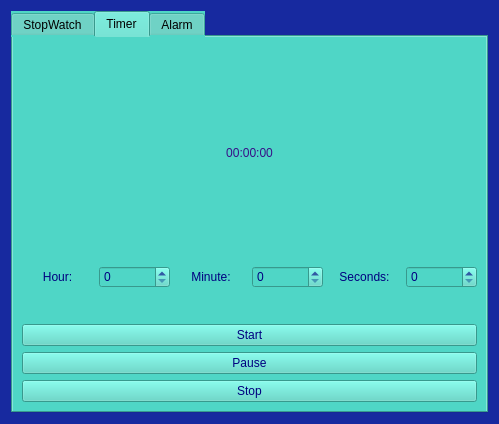
<?xml version="1.0" encoding="UTF-8"?>
<ui version="4.0">
 <class>Timer</class>
 <widget class="QWidget" name="Timer">
  <property name="geometry">
   <rect>
    <x>0</x>
    <y>0</y>
    <width>499</width>
    <height>424</height>
   </rect>
  </property>
  <property name="windowTitle">
   <string>Timer</string>
  </property>
  <property name="styleSheet">
   <string notr="true">background-color: rgb(23, 41, 159);</string>
  </property>
  <layout class="QGridLayout" name="gridLayout">
   <item row="0" column="1">
    <widget class="QTabWidget" name="tabWidget">
     <property name="styleSheet">
      <string notr="true">background-color: rgb(79, 214, 198);</string>
     </property>
     <property name="currentIndex">
      <number>1</number>
     </property>
     <widget class="QWidget" name="tab">
      <attribute name="title">
       <string>StopWatch</string>
      </attribute>
      <layout class="QGridLayout" name="gridLayout_3">
       <item row="0" column="0">
        <layout class="QVBoxLayout" name="verticalLayout">
         <item>
          <widget class="QLabel" name="lbl_stopwatch">
           <property name="styleSheet">
            <string notr="true">font: 36pt &quot;Comic Sans MS&quot;;
color: rgb(55, 17, 135);</string>
           </property>
           <property name="text">
            <string>00:00:00</string>
           </property>
           <property name="alignment">
            <set>Qt::AlignCenter</set>
           </property>
          </widget>
         </item>
         <item>
          <widget class="QScrollArea" name="scrollArea">
           <property name="widgetResizable">
            <bool>true</bool>
           </property>
           <widget class="QWidget" name="scrollAreaWidgetContents">
            <property name="geometry">
             <rect>
              <x>0</x>
              <y>0</y>
              <width>453</width>
              <height>137</height>
             </rect>
            </property>
            <layout class="QGridLayout" name="gridLayout_2">
             <item row="0" column="0">
              <layout class="QVBoxLayout" name="vl"/>
             </item>
            </layout>
           </widget>
          </widget>
         </item>
         <item>
          <widget class="QPushButton" name="btn_stopwatch_start">
           <property name="styleSheet">
            <string notr="true">color: rgb(0, 0, 127);
font: 12pt &quot;Comic Sans MS&quot;;</string>
           </property>
           <property name="text">
            <string>Start</string>
           </property>
          </widget>
         </item>
         <item>
          <widget class="QPushButton" name="btn_stopwatch_save">
           <property name="styleSheet">
            <string notr="true">color: rgb(0, 0, 127);
font: 12pt &quot;Comic Sans MS&quot;;</string>
           </property>
           <property name="text">
            <string>Save</string>
           </property>
          </widget>
         </item>
         <item>
          <widget class="QPushButton" name="btn_stopwatch_pause">
           <property name="styleSheet">
            <string notr="true">color: rgb(0, 0, 127);
font: 12pt &quot;Comic Sans MS&quot;;</string>
           </property>
           <property name="text">
            <string>Pause</string>
           </property>
          </widget>
         </item>
         <item>
          <widget class="QPushButton" name="btn_stopwatch_stop">
           <property name="styleSheet">
            <string notr="true">color: rgb(0, 0, 127);
font: 12pt &quot;Comic Sans MS&quot;;</string>
           </property>
           <property name="text">
            <string>Stop</string>
           </property>
          </widget>
         </item>
        </layout>
       </item>
      </layout>
     </widget>
     <widget class="QWidget" name="tab_2">
      <attribute name="title">
       <string>Timer</string>
      </attribute>
      <layout class="QGridLayout" name="gridLayout_4">
       <item row="0" column="0">
        <layout class="QVBoxLayout" name="verticalLayout_2">
         <item>
          <widget class="QLabel" name="lbl_timer">
           <property name="styleSheet">
            <string notr="true">font: 36pt &quot;Comic Sans MS&quot;;
color: rgb(55, 17, 135);</string>
           </property>
           <property name="text">
            <string>00:00:00</string>
           </property>
           <property name="alignment">
            <set>Qt::AlignCenter</set>
           </property>
          </widget>
         </item>
         <item>
          <layout class="QHBoxLayout" name="horizontalLayout">
           <property name="bottomMargin">
            <number>30</number>
           </property>
           <item>
            <widget class="QLabel" name="label_2">
             <property name="styleSheet">
              <string notr="true">color: rgb(0, 0, 127);
font: 12pt &quot;Comic Sans MS&quot;;</string>
             </property>
             <property name="text">
              <string>Hour:</string>
             </property>
             <property name="alignment">
              <set>Qt::AlignCenter</set>
             </property>
            </widget>
           </item>
           <item>
            <widget class="QSpinBox" name="sp_h">
             <property name="styleSheet">
              <string notr="true">color: rgb(0, 0, 127);
font: 10pt &quot;Comic Sans MS&quot;;</string>
             </property>
            </widget>
           </item>
           <item>
            <widget class="QLabel" name="label_3">
             <property name="styleSheet">
              <string notr="true">color: rgb(0, 0, 127);
font: 12pt &quot;Comic Sans MS&quot;;</string>
             </property>
             <property name="text">
              <string>Minute:</string>
             </property>
             <property name="alignment">
              <set>Qt::AlignCenter</set>
             </property>
            </widget>
           </item>
           <item>
            <widget class="QSpinBox" name="sp_m">
             <property name="styleSheet">
              <string notr="true">color: rgb(0, 0, 127);
font: 10pt &quot;Comic Sans MS&quot;;</string>
             </property>
            </widget>
           </item>
           <item>
            <widget class="QLabel" name="label_4">
             <property name="styleSheet">
              <string notr="true">color: rgb(0, 0, 127);
font: 12pt &quot;Comic Sans MS&quot;;</string>
             </property>
             <property name="text">
              <string>Seconds:</string>
             </property>
             <property name="alignment">
              <set>Qt::AlignCenter</set>
             </property>
            </widget>
           </item>
           <item>
            <widget class="QSpinBox" name="sp_s">
             <property name="styleSheet">
              <string notr="true">color: rgb(0, 0, 127);
font: 10pt &quot;Comic Sans MS&quot;;</string>
             </property>
            </widget>
           </item>
          </layout>
         </item>
         <item>
          <widget class="QPushButton" name="btn_timer_start">
           <property name="enabled">
            <bool>true</bool>
           </property>
           <property name="styleSheet">
            <string notr="true">color: rgb(0, 0, 127);
font: 12pt &quot;Comic Sans MS&quot;;</string>
           </property>
           <property name="text">
            <string>Start</string>
           </property>
          </widget>
         </item>
         <item>
          <widget class="QPushButton" name="btn_timer_pause">
           <property name="styleSheet">
            <string notr="true">color: rgb(0, 0, 127);
font: 12pt &quot;Comic Sans MS&quot;;</string>
           </property>
           <property name="text">
            <string>Pause</string>
           </property>
          </widget>
         </item>
         <item>
          <widget class="QPushButton" name="btn_timer_stop">
           <property name="styleSheet">
            <string notr="true">color: rgb(0, 0, 127);
font: 12pt &quot;Comic Sans MS&quot;;</string>
           </property>
           <property name="text">
            <string>Stop</string>
           </property>
          </widget>
         </item>
        </layout>
       </item>
      </layout>
     </widget>
     <widget class="QWidget" name="tab_3">
      <attribute name="title">
       <string>Alarm</string>
      </attribute>
      <layout class="QGridLayout" name="gridLayout_5">
       <item row="0" column="0">
        <layout class="QVBoxLayout" name="verticalLayout_3">
         <item>
          <widget class="QLabel" name="lbl_alarm">
           <property name="styleSheet">
            <string notr="true">font: 36pt &quot;Comic Sans MS&quot;;
color: rgb(55, 17, 135);</string>
           </property>
           <property name="text">
            <string>00:00</string>
           </property>
           <property name="alignment">
            <set>Qt::AlignCenter</set>
           </property>
          </widget>
         </item>
         <item>
          <layout class="QHBoxLayout" name="horizontalLayout_2">
           <property name="bottomMargin">
            <number>30</number>
           </property>
           <item>
            <widget class="QLabel" name="label_5">
             <property name="styleSheet">
              <string notr="true">color: rgb(0, 0, 127);
font: 12pt &quot;Comic Sans MS&quot;;</string>
             </property>
             <property name="text">
              <string>Hour:</string>
             </property>
             <property name="alignment">
              <set>Qt::AlignCenter</set>
             </property>
            </widget>
           </item>
           <item>
            <widget class="QSpinBox" name="sp_ho">
             <property name="styleSheet">
              <string notr="true">color: rgb(0, 0, 127);
font: 10pt &quot;Comic Sans MS&quot;;</string>
             </property>
            </widget>
           </item>
           <item>
            <widget class="QLabel" name="label_6">
             <property name="styleSheet">
              <string notr="true">color: rgb(0, 0, 127);
font: 12pt &quot;Comic Sans MS&quot;;</string>
             </property>
             <property name="text">
              <string>Minute:</string>
             </property>
             <property name="alignment">
              <set>Qt::AlignCenter</set>
             </property>
            </widget>
           </item>
           <item>
            <widget class="QSpinBox" name="sp_mi">
             <property name="styleSheet">
              <string notr="true">color: rgb(0, 0, 127);
font: 10pt &quot;Comic Sans MS&quot;;</string>
             </property>
            </widget>
           </item>
          </layout>
         </item>
         <item>
          <widget class="QPushButton" name="btn_alarm_on">
           <property name="styleSheet">
            <string notr="true">color: rgb(0, 0, 127);
font: 12pt &quot;Comic Sans MS&quot;;</string>
           </property>
           <property name="text">
            <string>Enable Alarm</string>
           </property>
          </widget>
         </item>
         <item>
          <widget class="QPushButton" name="btn_alarm_off">
           <property name="styleSheet">
            <string notr="true">color: rgb(0, 0, 127);
font: 12pt &quot;Comic Sans MS&quot;;</string>
           </property>
           <property name="text">
            <string>Disable Alarm</string>
           </property>
          </widget>
         </item>
        </layout>
       </item>
      </layout>
     </widget>
    </widget>
   </item>
  </layout>
 </widget>
 <resources/>
 <connections/>
</ui>
